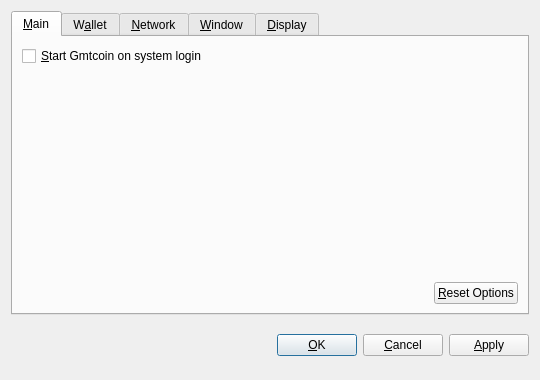
<?xml version="1.0" encoding="UTF-8"?>
<ui version="4.0">
 <class>OptionsDialog</class>
 <widget class="QDialog" name="OptionsDialog">
  <property name="geometry">
   <rect>
    <x>0</x>
    <y>0</y>
    <width>540</width>
    <height>380</height>
   </rect>
  </property>
  <property name="windowTitle">
   <string>Options</string>
  </property>
  <property name="modal">
   <bool>true</bool>
  </property>
  <layout class="QVBoxLayout" name="verticalLayout">
   <item>
    <widget class="QTabWidget" name="tabWidget">
     <property name="tabPosition">
      <enum>QTabWidget::North</enum>
     </property>
     <property name="currentIndex">
      <number>0</number>
     </property>
     <widget class="QWidget" name="tabMain">
      <attribute name="title">
       <string>&amp;Main</string>
      </attribute>
      <layout class="QVBoxLayout" name="verticalLayout_Main">
       <item>
        <widget class="QCheckBox" name="bitcoinAtStartup">
         <property name="toolTip">
          <string>Automatically start Gmtcoin after logging in to the system.</string>
         </property>
         <property name="text">
          <string>&amp;Start Gmtcoin on system login</string>
         </property>
        </widget>
       </item>
       <item>
        <spacer name="verticalSpacer_Main">
         <property name="orientation">
          <enum>Qt::Vertical</enum>
         </property>
         <property name="sizeHint" stdset="0">
          <size>
           <width>20</width>
           <height>40</height>
          </size>
         </property>
        </spacer>
       </item>
       <item>
        <layout class="QHBoxLayout" name="horizontalLayout_2_Main">
         <item>
          <spacer name="horizontalSpacer_2_Main">
           <property name="orientation">
            <enum>Qt::Horizontal</enum>
           </property>
           <property name="sizeHint" stdset="0">
            <size>
             <width>40</width>
             <height>20</height>
            </size>
           </property>
          </spacer>
         </item>
         <item>
          <widget class="QPushButton" name="resetButton">
           <property name="toolTip">
            <string>Reset all client options to default.</string>
           </property>
           <property name="text">
            <string>&amp;Reset Options</string>
           </property>
           <property name="autoDefault">
            <bool>false</bool>
           </property>
          </widget>
         </item>
        </layout>
       </item>
      </layout>
     </widget>
     <widget class="QWidget" name="tabWallet">
      <attribute name="title">
       <string>W&amp;allet</string>
      </attribute>
      <layout class="QVBoxLayout" name="verticalLayout_Network">
       <item>
        <widget class="QLabel" name="transactionFeeInfoLabel">
         <property name="text">
          <string>Optional transaction fee per kB that helps make sure your transactions are processed quickly. Most transactions are 1 kB.</string>
         </property>
         <property name="textFormat">
          <enum>Qt::PlainText</enum>
         </property>
         <property name="wordWrap">
          <bool>true</bool>
         </property>
        </widget>
       </item>
       <item>
        <layout class="QHBoxLayout" name="horizontalLayout_1_Main">
         <item>
          <widget class="QLabel" name="transactionFeeLabel">
           <property name="text">
            <string>Pay transaction &amp;fee</string>
           </property>
           <property name="textFormat">
            <enum>Qt::PlainText</enum>
           </property>
           <property name="buddy">
            <cstring>transactionFee</cstring>
           </property>
          </widget>
         </item>
         <item>
          <widget class="BitcoinAmountField" name="transactionFee"/>
         </item>
         <item>
          <spacer name="horizontalSpacer_1_Main">
           <property name="orientation">
            <enum>Qt::Horizontal</enum>
           </property>
           <property name="sizeHint" stdset="0">
            <size>
             <width>40</width>
             <height>20</height>
            </size>
           </property>
          </spacer>
         </item>
        </layout>
       </item>
       <item>
        <widget class="QLabel" name="label">
         <property name="text">
          <string>If you disable the spending of unconfirmed change, the change from a transaction cannot be used until that transaction has at least one confirmation. This also affects how your balance is computed.</string>
         </property>
         <property name="wordWrap">
          <bool>true</bool>
         </property>
        </widget>
       </item>
       <item>
        <widget class="QCheckBox" name="spendZeroConfChange">
         <property name="text">
          <string>Spend unconfirmed change  (experts only)</string>
         </property>
        </widget>
       </item>
       <item>
        <spacer name="verticalSpacer">
         <property name="orientation">
          <enum>Qt::Vertical</enum>
         </property>
         <property name="sizeHint" stdset="0">
          <size>
           <width>20</width>
           <height>40</height>
          </size>
         </property>
        </spacer>
       </item>
      </layout>
     </widget>
     <widget class="QWidget" name="tabNetwork">
      <attribute name="title">
       <string>&amp;Network</string>
      </attribute>
      <layout class="QVBoxLayout" name="verticalLayout_Network">
       <item>
        <widget class="QCheckBox" name="mapPortUpnp">
         <property name="toolTip">
          <string>Automatically open the Gmtcoin client port on the router. This only works when your router supports UPnP and it is enabled.</string>
         </property>
         <property name="text">
          <string>Map port using &amp;UPnP</string>
         </property>
        </widget>
       </item>
       <item>
        <widget class="QCheckBox" name="connectSocks">
         <property name="toolTip">
          <string>Connect to the Gmtcoin network through a SOCKS proxy (e.g. when connecting through Tor).</string>
         </property>
         <property name="text">
          <string>&amp;Connect through SOCKS proxy:</string>
         </property>
        </widget>
       </item>
       <item>
        <layout class="QHBoxLayout" name="horizontalLayout_Network">
         <item>
          <widget class="QLabel" name="proxyIpLabel">
           <property name="text">
            <string>Proxy &amp;IP:</string>
           </property>
           <property name="textFormat">
            <enum>Qt::PlainText</enum>
           </property>
           <property name="buddy">
            <cstring>proxyIp</cstring>
           </property>
          </widget>
         </item>
         <item>
          <widget class="QValidatedLineEdit" name="proxyIp">
           <property name="maximumSize">
            <size>
             <width>140</width>
             <height>16777215</height>
            </size>
           </property>
           <property name="toolTip">
            <string>IP address of the proxy (e.g. 127.0.0.1)</string>
           </property>
          </widget>
         </item>
         <item>
          <widget class="QLabel" name="proxyPortLabel">
           <property name="text">
            <string>&amp;Port:</string>
           </property>
           <property name="textFormat">
            <enum>Qt::PlainText</enum>
           </property>
           <property name="buddy">
            <cstring>proxyPort</cstring>
           </property>
          </widget>
         </item>
         <item>
          <widget class="QLineEdit" name="proxyPort">
           <property name="maximumSize">
            <size>
             <width>55</width>
             <height>16777215</height>
            </size>
           </property>
           <property name="toolTip">
            <string>Port of the proxy (e.g. 9050)</string>
           </property>
          </widget>
         </item>
         <item>
          <widget class="QLabel" name="socksVersionLabel">
           <property name="text">
            <string>SOCKS &amp;Version:</string>
           </property>
           <property name="textFormat">
            <enum>Qt::PlainText</enum>
           </property>
           <property name="buddy">
            <cstring>socksVersion</cstring>
           </property>
          </widget>
         </item>
         <item>
          <widget class="QValueComboBox" name="socksVersion">
           <property name="toolTip">
            <string>SOCKS version of the proxy (e.g. 5)</string>
           </property>
          </widget>
         </item>
         <item>
          <spacer name="horizontalSpacer_Network">
           <property name="orientation">
            <enum>Qt::Horizontal</enum>
           </property>
           <property name="sizeHint" stdset="0">
            <size>
             <width>40</width>
             <height>20</height>
            </size>
           </property>
          </spacer>
         </item>
        </layout>
       </item>
       <item>
        <spacer name="verticalSpacer_Network">
         <property name="orientation">
          <enum>Qt::Vertical</enum>
         </property>
         <property name="sizeHint" stdset="0">
          <size>
           <width>20</width>
           <height>40</height>
          </size>
         </property>
        </spacer>
       </item>
      </layout>
     </widget>
     <widget class="QWidget" name="tabWindow">
      <attribute name="title">
       <string>&amp;Window</string>
      </attribute>
      <layout class="QVBoxLayout" name="verticalLayout_Window">
       <item>
        <widget class="QCheckBox" name="minimizeToTray">
         <property name="toolTip">
          <string>Show only a tray icon after minimizing the window.</string>
         </property>
         <property name="text">
          <string>&amp;Minimize to the tray instead of the taskbar</string>
         </property>
        </widget>
       </item>
       <item>
        <widget class="QCheckBox" name="minimizeOnClose">
         <property name="toolTip">
          <string>Minimize instead of exit the application when the window is closed. When this option is enabled, the application will be closed only after selecting Quit in the menu.</string>
         </property>
         <property name="text">
          <string>M&amp;inimize on close</string>
         </property>
        </widget>
       </item>
       <item>
        <spacer name="verticalSpacer_Window">
         <property name="orientation">
          <enum>Qt::Vertical</enum>
         </property>
         <property name="sizeHint" stdset="0">
          <size>
           <width>20</width>
           <height>40</height>
          </size>
         </property>
        </spacer>
       </item>
      </layout>
     </widget>
     <widget class="QWidget" name="tabDisplay">
      <attribute name="title">
       <string>&amp;Display</string>
      </attribute>
      <layout class="QVBoxLayout" name="verticalLayout_Display">
       <item>
        <layout class="QHBoxLayout" name="horizontalLayout_1_Display">
         <item>
          <widget class="QLabel" name="langLabel">
           <property name="text">
            <string>User Interface &amp;language:</string>
           </property>
           <property name="textFormat">
            <enum>Qt::PlainText</enum>
           </property>
           <property name="buddy">
            <cstring>lang</cstring>
           </property>
          </widget>
         </item>
         <item>
          <widget class="QValueComboBox" name="lang">
           <property name="toolTip">
            <string>The user interface language can be set here. This setting will take effect after restarting Gmtcoin.</string>
           </property>
          </widget>
         </item>
        </layout>
       </item>
       <item>
        <layout class="QHBoxLayout" name="horizontalLayout_2_Display">
         <item>
          <widget class="QLabel" name="unitLabel">
           <property name="text">
            <string>&amp;Unit to show amounts in:</string>
           </property>
           <property name="textFormat">
            <enum>Qt::PlainText</enum>
           </property>
           <property name="buddy">
            <cstring>unit</cstring>
           </property>
          </widget>
         </item>
         <item>
          <widget class="QValueComboBox" name="unit">
           <property name="toolTip">
            <string>Choose the default subdivision unit to show in the interface and when sending coins.</string>
           </property>
          </widget>
         </item>
        </layout>
       </item>
       <item>
        <widget class="QCheckBox" name="displayAddresses">
         <property name="toolTip">
          <string>Whether to show Gmtcoin addresses in the transaction list or not.</string>
         </property>
         <property name="text">
          <string>&amp;Display addresses in transaction list</string>
         </property>
        </widget>
       </item>
       <item>
        <widget class="QCheckBox" name="coinControlFeatures">
         <property name="toolTip">
          <string>Whether to show coin control features or not.</string>
         </property>
         <property name="text">
          <string>Display coin &amp;control features (experts only!)</string>
         </property>
        </widget>
       </item>
       <item>
        <spacer name="verticalSpacer_Display">
         <property name="orientation">
          <enum>Qt::Vertical</enum>
         </property>
         <property name="sizeHint" stdset="0">
          <size>
           <width>20</width>
           <height>40</height>
          </size>
         </property>
        </spacer>
       </item>
      </layout>
     </widget>
    </widget>
   </item>
   <item>
    <layout class="QHBoxLayout" name="horizontalLayout_Buttons">
     <item>
      <spacer name="horizontalSpacer_1">
       <property name="orientation">
        <enum>Qt::Horizontal</enum>
       </property>
       <property name="sizeHint" stdset="0">
        <size>
         <width>40</width>
         <height>48</height>
        </size>
       </property>
      </spacer>
     </item>
     <item>
      <widget class="QLabel" name="statusLabel">
       <property name="font">
        <font>
         <weight>75</weight>
         <bold>true</bold>
        </font>
       </property>
       <property name="text">
        <string/>
       </property>
       <property name="textFormat">
        <enum>Qt::PlainText</enum>
       </property>
       <property name="wordWrap">
        <bool>true</bool>
       </property>
      </widget>
     </item>
     <item>
      <spacer name="horizontalSpacer_2">
       <property name="orientation">
        <enum>Qt::Horizontal</enum>
       </property>
       <property name="sizeHint" stdset="0">
        <size>
         <width>40</width>
         <height>48</height>
        </size>
       </property>
      </spacer>
     </item>
     <item>
      <widget class="QPushButton" name="okButton">
       <property name="text">
        <string>&amp;OK</string>
       </property>
      </widget>
     </item>
     <item>
      <widget class="QPushButton" name="cancelButton">
       <property name="text">
        <string>&amp;Cancel</string>
       </property>
       <property name="autoDefault">
        <bool>false</bool>
       </property>
      </widget>
     </item>
     <item>
      <widget class="QPushButton" name="applyButton">
       <property name="text">
        <string>&amp;Apply</string>
       </property>
       <property name="autoDefault">
        <bool>false</bool>
       </property>
      </widget>
     </item>
    </layout>
   </item>
  </layout>
 </widget>
 <customwidgets>
  <customwidget>
   <class>BitcoinAmountField</class>
   <extends>QSpinBox</extends>
   <header>bitcoinamountfield.h</header>
  </customwidget>
  <customwidget>
   <class>QValueComboBox</class>
   <extends>QComboBox</extends>
   <header>qvaluecombobox.h</header>
  </customwidget>
  <customwidget>
   <class>QValidatedLineEdit</class>
   <extends>QLineEdit</extends>
   <header>qvalidatedlineedit.h</header>
  </customwidget>
 </customwidgets>
 <resources/>
 <connections/>
</ui>
